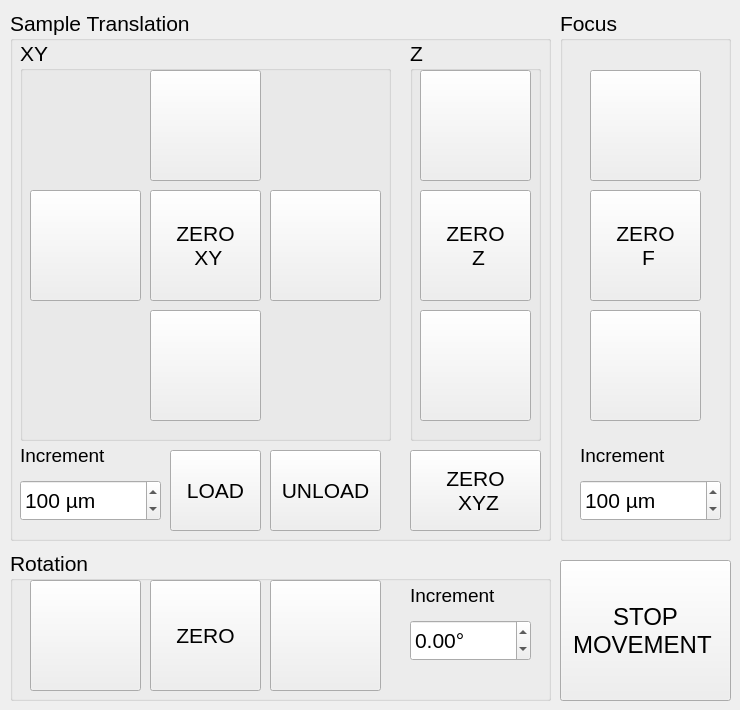
    <widget class="QWidget" name="tab">
     <attribute name="title">
      <string>Movement</string>
     </attribute>
     <widget class="QGroupBox" name="xyzGroupbox">
      <property name="enabled">
       <bool>true</bool>
      </property>
      <property name="geometry">
       <rect>
        <x>10</x>
        <y>10</y>
        <width>541</width>
        <height>531</height>
       </rect>
      </property>
      <property name="font">
       <font>
        <pointsize>16</pointsize>
       </font>
      </property>
      <property name="title">
       <string>Sample Translation</string>
      </property>
      <property name="flat">
       <bool>false</bool>
      </property>
      <widget class="QGroupBox" name="groupBox_4">
       <property name="enabled">
        <bool>true</bool>
       </property>
       <property name="geometry">
        <rect>
         <x>10</x>
         <y>30</y>
         <width>371</width>
         <height>401</height>
        </rect>
       </property>
       <property name="title">
        <string>XY</string>
       </property>
       <widget class="QPushButton" name="yPlusButton">
        <property name="enabled">
         <bool>true</bool>
        </property>
        <property name="geometry">
         <rect>
          <x>130</x>
          <y>30</y>
          <width>111</width>
          <height>111</height>
         </rect>
        </property>
        <property name="font">
         <font>
          <weight>50</weight>
          <italic>false</italic>
          <bold>false</bold>
         </font>
        </property>
        <property name="text">
         <string/>
        </property>
        <property name="icon">
         <iconset>
          <normaloff>up-blue.png</normaloff>up-blue.png</iconset>
        </property>
        <property name="iconSize">
         <size>
          <width>80</width>
          <height>80</height>
         </size>
        </property>
        <property name="autoRepeat">
         <bool>true</bool>
        </property>
       </widget>
       <widget class="QPushButton" name="xPlusButton">
        <property name="enabled">
         <bool>true</bool>
        </property>
        <property name="geometry">
         <rect>
          <x>250</x>
          <y>150</y>
          <width>111</width>
          <height>111</height>
         </rect>
        </property>
        <property name="font">
         <font>
          <weight>50</weight>
          <bold>false</bold>
         </font>
        </property>
        <property name="text">
         <string/>
        </property>
        <property name="icon">
         <iconset>
          <normaloff>right-blue.png</normaloff>right-blue.png</iconset>
        </property>
        <property name="iconSize">
         <size>
          <width>80</width>
          <height>80</height>
         </size>
        </property>
        <property name="autoRepeat">
         <bool>true</bool>
        </property>
       </widget>
       <widget class="QPushButton" name="xMinusButton">
        <property name="enabled">
         <bool>true</bool>
        </property>
        <property name="geometry">
         <rect>
          <x>10</x>
          <y>150</y>
          <width>111</width>
          <height>111</height>
         </rect>
        </property>
        <property name="font">
         <font>
          <weight>50</weight>
          <bold>false</bold>
         </font>
        </property>
        <property name="text">
         <string/>
        </property>
        <property name="icon">
         <iconset>
          <normaloff>left-blue.png</normaloff>left-blue.png</iconset>
        </property>
        <property name="iconSize">
         <size>
          <width>80</width>
          <height>80</height>
         </size>
        </property>
        <property name="autoRepeat">
         <bool>true</bool>
        </property>
       </widget>
       <widget class="QPushButton" name="yMinusButton">
        <property name="enabled">
         <bool>true</bool>
        </property>
        <property name="geometry">
         <rect>
          <x>130</x>
          <y>270</y>
          <width>111</width>
          <height>111</height>
         </rect>
        </property>
        <property name="font">
         <font>
          <weight>50</weight>
          <bold>false</bold>
         </font>
        </property>
        <property name="text">
         <string/>
        </property>
        <property name="icon">
         <iconset>
          <normaloff>down-blue.png</normaloff>down-blue.png</iconset>
        </property>
        <property name="iconSize">
         <size>
          <width>80</width>
          <height>80</height>
         </size>
        </property>
        <property name="autoRepeat">
         <bool>true</bool>
        </property>
       </widget>
       <widget class="QPushButton" name="xyZeroButton">
        <property name="enabled">
         <bool>true</bool>
        </property>
        <property name="geometry">
         <rect>
          <x>130</x>
          <y>150</y>
          <width>111</width>
          <height>111</height>
         </rect>
        </property>
        <property name="font">
         <font>
          <pointsize>16</pointsize>
          <weight>50</weight>
          <italic>false</italic>
          <bold>false</bold>
         </font>
        </property>
        <property name="text">
         <string>ZERO
 XY</string>
        </property>
       </widget>
      </widget>
      <widget class="QGroupBox" name="groupBox_6">
       <property name="enabled">
        <bool>true</bool>
       </property>
       <property name="geometry">
        <rect>
         <x>400</x>
         <y>30</y>
         <width>131</width>
         <height>401</height>
        </rect>
       </property>
       <property name="title">
        <string>Z</string>
       </property>
       <widget class="QPushButton" name="zPlusButton">
        <property name="enabled">
         <bool>true</bool>
        </property>
        <property name="geometry">
         <rect>
          <x>10</x>
          <y>30</y>
          <width>111</width>
          <height>111</height>
         </rect>
        </property>
        <property name="font">
         <font>
          <weight>50</weight>
          <italic>false</italic>
          <bold>false</bold>
         </font>
        </property>
        <property name="text">
         <string/>
        </property>
        <property name="icon">
         <iconset>
          <normaloff>up-blue.png</normaloff>up-blue.png</iconset>
        </property>
        <property name="iconSize">
         <size>
          <width>80</width>
          <height>80</height>
         </size>
        </property>
        <property name="autoRepeat">
         <bool>true</bool>
        </property>
       </widget>
       <widget class="QPushButton" name="zMinusButton">
        <property name="enabled">
         <bool>true</bool>
        </property>
        <property name="geometry">
         <rect>
          <x>10</x>
          <y>270</y>
          <width>111</width>
          <height>111</height>
         </rect>
        </property>
        <property name="font">
         <font>
          <weight>50</weight>
          <italic>false</italic>
          <bold>false</bold>
         </font>
        </property>
        <property name="text">
         <string/>
        </property>
        <property name="icon">
         <iconset>
          <normaloff>down-blue.png</normaloff>down-blue.png</iconset>
        </property>
        <property name="iconSize">
         <size>
          <width>80</width>
          <height>80</height>
         </size>
        </property>
        <property name="autoRepeat">
         <bool>true</bool>
        </property>
       </widget>
       <widget class="QPushButton" name="zZeroButton">
        <property name="enabled">
         <bool>true</bool>
        </property>
        <property name="geometry">
         <rect>
          <x>10</x>
          <y>150</y>
          <width>111</width>
          <height>111</height>
         </rect>
        </property>
        <property name="font">
         <font>
          <pointsize>16</pointsize>
          <weight>50</weight>
          <italic>false</italic>
          <bold>false</bold>
         </font>
        </property>
        <property name="text">
         <string>ZERO
 Z</string>
        </property>
       </widget>
      </widget>
      <widget class="QPushButton" name="xyzZeroButton">
       <property name="enabled">
        <bool>true</bool>
       </property>
       <property name="geometry">
        <rect>
         <x>400</x>
         <y>440</y>
         <width>131</width>
         <height>81</height>
        </rect>
       </property>
       <property name="font">
        <font>
         <family>MS Shell Dlg 2</family>
         <pointsize>16</pointsize>
         <weight>50</weight>
         <italic>false</italic>
         <bold>false</bold>
        </font>
       </property>
       <property name="text">
        <string>ZERO
 XYZ</string>
       </property>
      </widget>
      <widget class="QPushButton" name="xyzLoadButton">
       <property name="enabled">
        <bool>true</bool>
       </property>
       <property name="geometry">
        <rect>
         <x>160</x>
         <y>440</y>
         <width>91</width>
         <height>81</height>
        </rect>
       </property>
       <property name="font">
        <font>
         <weight>50</weight>
         <bold>false</bold>
        </font>
       </property>
       <property name="text">
        <string>LOAD</string>
       </property>
      </widget>
      <widget class="QLabel" name="label_13">
       <property name="enabled">
        <bool>true</bool>
       </property>
       <property name="geometry">
        <rect>
         <x>10</x>
         <y>430</y>
         <width>141</width>
         <height>31</height>
        </rect>
       </property>
       <property name="font">
        <font>
         <pointsize>14</pointsize>
        </font>
       </property>
       <property name="text">
        <string>Increment</string>
       </property>
      </widget>
      <widget class="QSpinBox" name="xyzIncrementSpinbox">
       <property name="enabled">
        <bool>true</bool>
       </property>
       <property name="geometry">
        <rect>
         <x>10</x>
         <y>470</y>
         <width>141</width>
         <height>41</height>
        </rect>
       </property>
       <property name="suffix">
        <string> µm </string>
       </property>
       <property name="maximum">
        <number>500</number>
       </property>
       <property name="value">
        <number>100</number>
       </property>
      </widget>
      <widget class="QPushButton" name="xyzUnloadButton">
       <property name="enabled">
        <bool>true</bool>
       </property>
       <property name="geometry">
        <rect>
         <x>260</x>
         <y>440</y>
         <width>111</width>
         <height>81</height>
        </rect>
       </property>
       <property name="font">
        <font>
         <weight>50</weight>
         <bold>false</bold>
        </font>
       </property>
       <property name="text">
        <string>UNLOAD</string>
       </property>
      </widget>
     </widget>
     <widget class="QGroupBox" name="focusGroupbox">
      <property name="enabled">
       <bool>true</bool>
      </property>
      <property name="geometry">
       <rect>
        <x>560</x>
        <y>10</y>
        <width>171</width>
        <height>531</height>
       </rect>
      </property>
      <property name="font">
       <font>
        <pointsize>16</pointsize>
       </font>
      </property>
      <property name="title">
       <string>Focus</string>
      </property>
      <widget class="QPushButton" name="focusPlusButton">
       <property name="enabled">
        <bool>true</bool>
       </property>
       <property name="geometry">
        <rect>
         <x>30</x>
         <y>60</y>
         <width>111</width>
         <height>111</height>
        </rect>
       </property>
       <property name="font">
        <font>
         <weight>50</weight>
         <italic>false</italic>
         <bold>false</bold>
        </font>
       </property>
       <property name="text">
        <string/>
       </property>
       <property name="icon">
        <iconset>
         <normaloff>up-green.png</normaloff>up-green.png</iconset>
       </property>
       <property name="iconSize">
        <size>
         <width>80</width>
         <height>80</height>
        </size>
       </property>
       <property name="autoRepeat">
        <bool>true</bool>
       </property>
      </widget>
      <widget class="QPushButton" name="focusZeroButton">
       <property name="enabled">
        <bool>true</bool>
       </property>
       <property name="geometry">
        <rect>
         <x>30</x>
         <y>180</y>
         <width>111</width>
         <height>111</height>
        </rect>
       </property>
       <property name="font">
        <font>
         <pointsize>16</pointsize>
         <weight>50</weight>
         <italic>false</italic>
         <bold>false</bold>
        </font>
       </property>
       <property name="text">
        <string>ZERO
 F</string>
       </property>
      </widget>
      <widget class="QPushButton" name="focusMinusButton">
       <property name="enabled">
        <bool>true</bool>
       </property>
       <property name="geometry">
        <rect>
         <x>30</x>
         <y>300</y>
         <width>111</width>
         <height>111</height>
        </rect>
       </property>
       <property name="font">
        <font>
         <weight>50</weight>
         <italic>false</italic>
         <bold>false</bold>
        </font>
       </property>
       <property name="text">
        <string/>
       </property>
       <property name="icon">
        <iconset>
         <normaloff>down-green.png</normaloff>down-green.png</iconset>
       </property>
       <property name="iconSize">
        <size>
         <width>80</width>
         <height>80</height>
        </size>
       </property>
       <property name="autoRepeat">
        <bool>true</bool>
       </property>
      </widget>
      <widget class="QSpinBox" name="focusIncrementSpinbox">
       <property name="enabled">
        <bool>true</bool>
       </property>
       <property name="geometry">
        <rect>
         <x>20</x>
         <y>470</y>
         <width>141</width>
         <height>41</height>
        </rect>
       </property>
       <property name="suffix">
        <string> µm</string>
       </property>
       <property name="maximum">
        <number>1000</number>
       </property>
       <property name="value">
        <number>100</number>
       </property>
      </widget>
      <widget class="QLabel" name="label_14">
       <property name="enabled">
        <bool>true</bool>
       </property>
       <property name="geometry">
        <rect>
         <x>20</x>
         <y>430</y>
         <width>141</width>
         <height>31</height>
        </rect>
       </property>
       <property name="font">
        <font>
         <pointsize>14</pointsize>
        </font>
       </property>
       <property name="text">
        <string>Increment</string>
       </property>
      </widget>
     </widget>
     <widget class="QGroupBox" name="rotGroupbox">
      <property name="enabled">
       <bool>true</bool>
      </property>
      <property name="geometry">
       <rect>
        <x>10</x>
        <y>550</y>
        <width>541</width>
        <height>151</height>
       </rect>
      </property>
      <property name="font">
       <font>
        <pointsize>16</pointsize>
       </font>
      </property>
      <property name="title">
       <string>Rotation</string>
      </property>
      <widget class="QPushButton" name="rotMinusButton">
       <property name="enabled">
        <bool>true</bool>
       </property>
       <property name="geometry">
        <rect>
         <x>20</x>
         <y>30</y>
         <width>111</width>
         <height>111</height>
        </rect>
       </property>
       <property name="font">
        <font>
         <weight>50</weight>
         <italic>false</italic>
         <bold>false</bold>
        </font>
       </property>
       <property name="text">
        <string/>
       </property>
       <property name="icon">
        <iconset>
         <normaloff>left-red.png</normaloff>left-red.png</iconset>
       </property>
       <property name="iconSize">
        <size>
         <width>80</width>
         <height>80</height>
        </size>
       </property>
       <property name="autoRepeat">
        <bool>true</bool>
       </property>
      </widget>
      <widget class="QPushButton" name="rotPlusButton">
       <property name="enabled">
        <bool>true</bool>
       </property>
       <property name="geometry">
        <rect>
         <x>260</x>
         <y>30</y>
         <width>111</width>
         <height>111</height>
        </rect>
       </property>
       <property name="font">
        <font>
         <weight>50</weight>
         <italic>false</italic>
         <bold>false</bold>
        </font>
       </property>
       <property name="text">
        <string/>
       </property>
       <property name="icon">
        <iconset>
         <normaloff>right-red.png</normaloff>right-red.png</iconset>
       </property>
       <property name="iconSize">
        <size>
         <width>80</width>
         <height>80</height>
        </size>
       </property>
       <property name="autoRepeat">
        <bool>true</bool>
       </property>
      </widget>
      <widget class="QLabel" name="label_18">
       <property name="enabled">
        <bool>true</bool>
       </property>
       <property name="geometry">
        <rect>
         <x>400</x>
         <y>30</y>
         <width>141</width>
         <height>31</height>
        </rect>
       </property>
       <property name="font">
        <font>
         <pointsize>14</pointsize>
        </font>
       </property>
       <property name="text">
        <string>Increment</string>
       </property>
      </widget>
      <widget class="QDoubleSpinBox" name="rotIncrementSpinbox">
       <property name="enabled">
        <bool>true</bool>
       </property>
       <property name="geometry">
        <rect>
         <x>400</x>
         <y>70</y>
         <width>121</width>
         <height>41</height>
        </rect>
       </property>
       <property name="suffix">
        <string>°</string>
       </property>
       <property name="minimum">
        <double>-181.000000000000000</double>
       </property>
       <property name="maximum">
        <double>181.000000000000000</double>
       </property>
       <property name="singleStep">
        <double>0.010000000000000</double>
       </property>
      </widget>
      <widget class="QPushButton" name="rotZeroButton">
       <property name="enabled">
        <bool>true</bool>
       </property>
       <property name="geometry">
        <rect>
         <x>140</x>
         <y>30</y>
         <width>111</width>
         <height>111</height>
        </rect>
       </property>
       <property name="font">
        <font>
         <weight>50</weight>
         <italic>false</italic>
         <bold>false</bold>
        </font>
       </property>
       <property name="text">
        <string>ZERO</string>
       </property>
      </widget>
     </widget>
     <widget class="QPushButton" name="xyzrotStopButton">
      <property name="enabled">
       <bool>true</bool>
      </property>
      <property name="geometry">
       <rect>
        <x>560</x>
        <y>560</y>
        <width>171</width>
        <height>141</height>
       </rect>
      </property>
      <property name="font">
       <font>
        <pointsize>18</pointsize>
        <weight>50</weight>
        <bold>false</bold>
       </font>
      </property>
      <property name="text">
       <string>STOP
MOVEMENT </string>
      </property>
     </widget>
    </widget>
